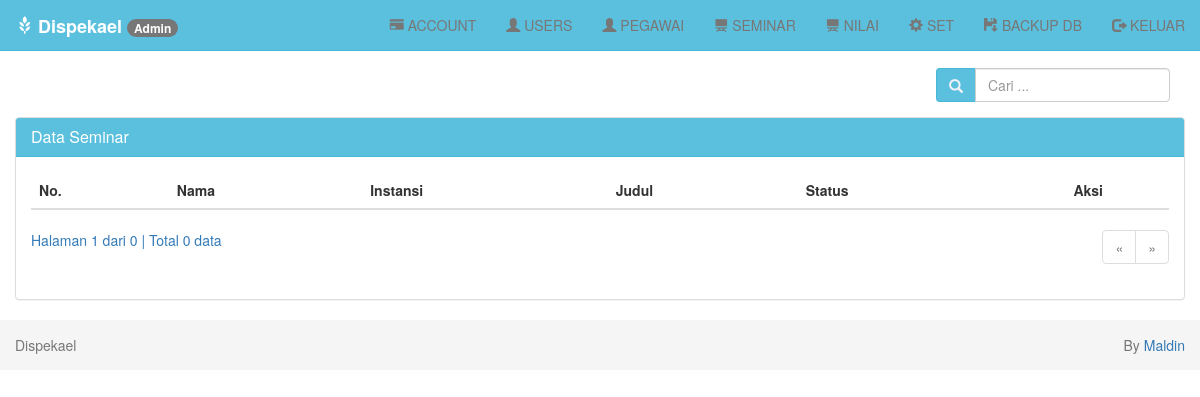
/index.php?page=seminar-tampil (signed in), run on an earlier commit of the app's database.
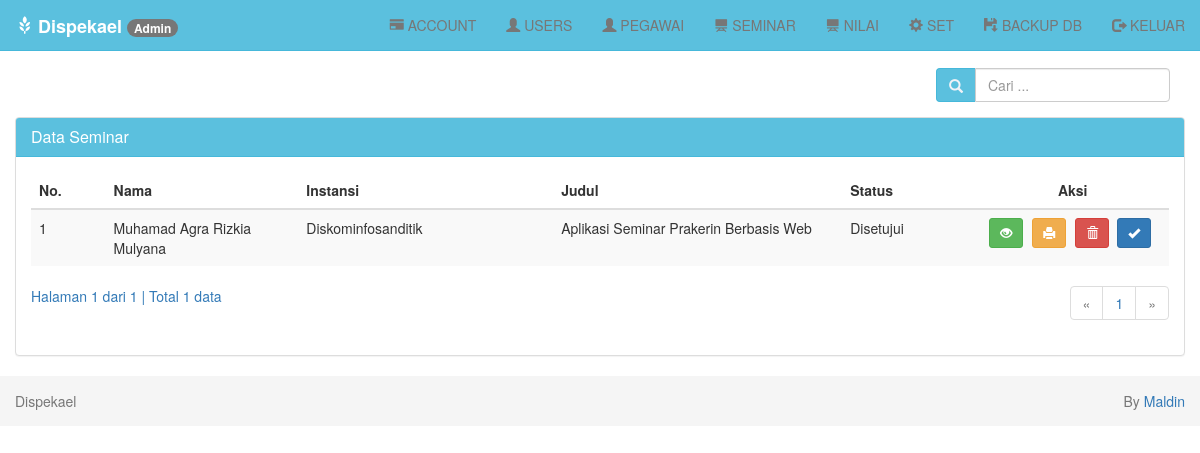
And on a later commit of the database.
### tables this page shows
CREATE TABLE `seminar` (
  `idseminar` int(5) NOT NULL AUTO_INCREMENT,
  `nis` int(8) NOT NULL,
  `judul` varchar(255) NOT NULL,
  `file` varchar(255) NOT NULL,
  `tautan` varchar(255) NOT NULL,
  `statussem` varchar(30) NOT NULL,
  `ket` varchar(255) NOT NULL,
  `pengujilap` int(8) NOT NULL,
  `pengujiapl` int(8) NOT NULL,
  `nilaiprakerin` int(3) NOT NULL,
  `nilailaporan` int(3) NOT NULL,
  `nilaiaplikasi` int(3) NOT NULL,
  PRIMARY KEY (`idseminar`)
);

CREATE TABLE `users` (
  `nis` bigint(12) unsigned NOT NULL,
  `id` bigint(12) unsigned NOT NULL,
  `nama` varchar(255) NOT NULL,
  `tanggal_lahir` date NOT NULL,
  `alamat` varchar(255) NOT NULL,
  `instansi` varchar(100) NOT NULL,
  `telp` varchar(15) NOT NULL,
  `stat` varchar(30) NOT NULL,
  `foto` varchar(255) NOT NULL,
  PRIMARY KEY (`nis`)
);

### seminar/tampil.php (the view, shortened to what the changed rows need)
<?php
if (isset($_POST['cari'])) {
    $cari = $_POST['cari'];
} else {
    $cari = "";
}
?>
<br>
<div class="row">
    <div class="col-md-12">
        <div class="panel-body">
            <div class="pull-right btn-tambah">
                <form class="form-inline" method="POST" action="?page=seminar-tampil">
                    <div class="form-group">
                        <div class="input-group">
                            <div class="input-group-addon">
                                <i class="glyphicon glyphicon-search"></i>
                            </div>
                            <input type="text" class="form-control" name="cari" placeholder="Cari ..." autocomplete="off" value="<?php echo $cari; ?>">
                        </div>
                    </div>
                </form>
            </div>
        </div>
        <div class="panel panel-default">
            <div class="panel-heading">
                <h3 class="panel-title">Data Seminar</h3>
            </div>
            <div class="panel-body">
                <div class="table-responsive">
                    <table class="table table-striped table-hover">
                        <thead>
                            <tr>
                                <th>No.</th>
                                <th>Nama</th>
                                <th>Instansi</th>
                                <th>Judul</th>
                                <th>Status</th>
                                <th class='center'>Aksi</th>
                            </tr>
                        </thead>
                        <tbody>
                            <?php
                            $batas = 10;
                            if (isset($cari)) {
                                $jumlah_record = mysqli_query($db, "SELECT seminar.*, users.nama, users.instansi FROM seminar JOIN users ON users.nis = seminar.nis WHERE instansi LIKE '%$cari%' OR nama LIKE '%$cari%'") or die('Ada kesalahan pada query jumlah_record: ' . mysqli_error($db));
                            } else {
                                $jumlah_record = mysqli_query($db, "SSELECT seminar.*, users.nama, users.instansi FROM seminar JOIN users ON users.nis = seminar.nis") or die('Ada kesalahan pada query jumlah_record: ' . mysqli_error($db));
                            }
                            $jumlah  = mysqli_num_rows($jumlah_record);
                            $halaman = ceil($jumlah / $batas);
                            $page    = (isset($_GET['hal'])) ? (int)$_GET['hal'] : 1;
                            $mulai   = ($page - 1) * $batas;
                            $no = 1;
                            if (isset($cari)) {
                                $query = mysqli_query($db, "SELECT seminar.*, users.nama, users.instansi FROM seminar JOIN users ON users.nis = seminar.nis WHERE instansi LIKE '%$cari%' OR nama LIKE '%$cari%' ORDER BY nis LIMIT $mulai, $batas")
                                    or die('Ada kesalahan pada query seminar: ' . mysqli_error($db));
                            } else {
                                $query = mysqli_query($db, "SELECT seminar.*, users.nama, users.instansi FROM seminar JOIN users ON users.nis = seminar.nis ORDER BY nis LIMIT $mulai, $batas") or die('Ada kesalahan pada query seminar: ' . mysqli_error($db));
                            }
                            while ($data = mysqli_fetch_assoc($query)) {
                                echo "  <tr>
                      <td width='20'>$no</td>
                      <td width='100'>$data[nama]</td>
                      <td width='75'>$data[instansi]</td>
                      <td width='150'>$data[judul]</td>
                      <td width='50'>$data[statussem]</td>
                      <td width='100' class='center'>
                        <div class=''>
                        <a data-toggle='tooltip' data-placement='top' title='Detail' style='margin-right:5px' class='btn btn-success btn-sm' href='?page=seminar-detail&id=$data[idseminar]'> <i class='glyphicon glyphicon-eye-open'></i></a>
                        <a data-toggle='tooltip' data-placement='top' title='Print Detail' style='margin-right:5px' class='btn btn-warning btn-sm' href='?page=seminar-print-detail&id=$data[idseminar]' target='_blank'> <i class='glyphicon glyphicon-print'></i></a>";;
                            ?>
                                <?php
                                if ($_SESSION['level'] == "Admin") {
                                    echo "<a data-toggle='tooltip' data-placement='top' title='Hapus' class='btn btn-danger btn-sm' href='?page=seminar-hapus&id=$data[idseminar]' onclick='return confirm('Anda yakin ingin menghapus $data[nama]');'> <i class='glyphicon glyphicon-trash'></i></a>&nbsp";
                                    echo " <a data-toggle='tooltip' data-placement='top' title='Aktivasi' style='margin-right:5px' class='btn btn-primary btn-sm' href='?page=aktivasi-seminar&id=$data[idseminar]'> <i class='glyphicon glyphicon-ok'></i></a>";
                                } else if ($_SESSION['level'] == "User") {
                                }
                                ?>
                            <?php
                                echo "
                        </div>
                      </td>
                    </tr>";
                                $no++;
                            }
                            ?>
                        </tbody>
                    </table>
                    <?php
                    if (empty($_GET['hal'])) {
                        $halaman_aktif = '1';
                    } else {
                        $halaman_aktif = $_GET['hal'];
                    }
                    ?>
                    <a>
                        Halaman <?php echo $halaman_aktif; ?> dari <?php echo $halaman; ?> |
                        Total <?php echo $jumlah; ?> data
                    </a>
                    <nav>
                        <ul class="pagination pull-right">
                            <?php
                            if ($halaman_aktif <= '1') { ?>
                                <li class="disabled">
                                    <a href="" aria-label="Previous">
                                        <span aria-hidden="true">&laquo;</span>
                                    </a>
                                </li>
                            <?php
                            }
                            ?>
                            <?php
                            for ($x = 1; $x <= $halaman; $x++) { ?>
                                <li class="">
                                    <a href="?page=seminar-tampil&hal=<?php echo $x ?>"><?php echo $x ?></a>
                                </li>
                            <?php
                            }
                            ?>
                            <?php
                            if ($halaman_aktif >= $halaman) { ?>
                                <li class="disabled">
                                    <a href="" aria-label="Next">
                                        <span aria-hidden="true">&raquo;</span>
                                    </a>
                                </li>
                            <?php
                            }
                            ?>
                        </ul>
                    </nav>
                </div>
            </div>
        </div>
    </div>
</div>

What changed in the data, as far as the page shows it:
added seminar: users.nama "Muhamad Agra Rizkia Mulyana", users.instansi "Diskominfosanditik", judul "Aplikasi Seminar Prakerin Berbasis Web", statussem "Disetujui"
Also different on the page:
$halaman: "0" → "1"
$jumlah: "0" → "1"
new list line: "1"
